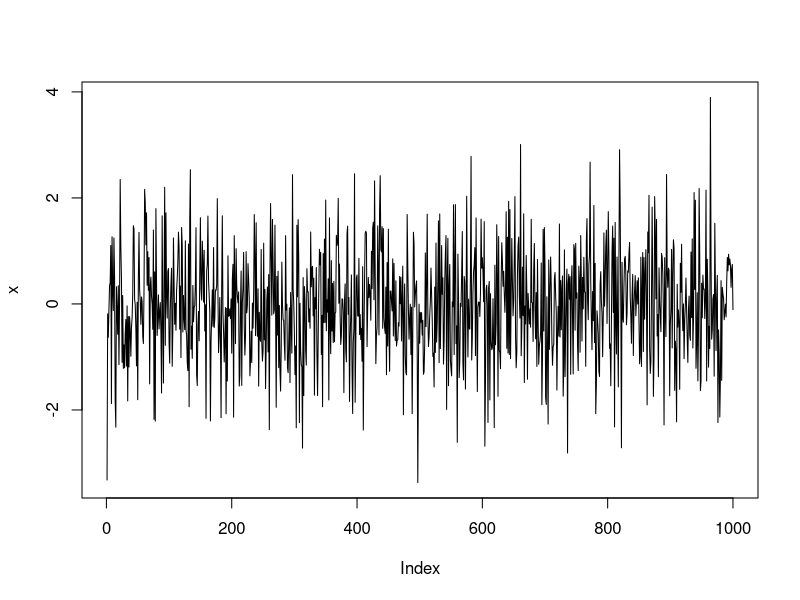

Recreate this plot in R.
## ---- chunk 1
# simulando uma VA com distribuição normal padrão 
x <-  rnorm(1000)

#gráfico de linha da variável simulada
plot(x, type = "l")
